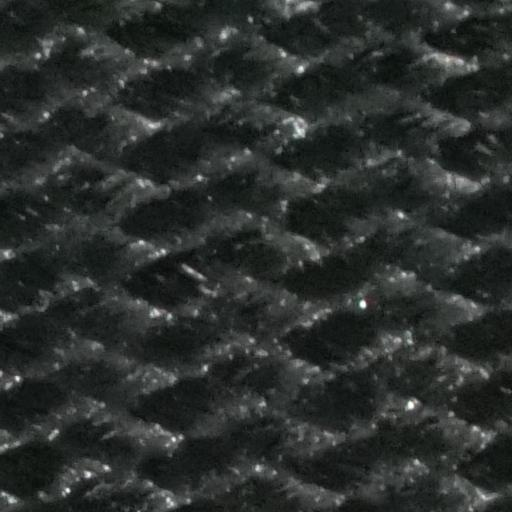
#> input picture dataset/samples/sample_1_angle41.0.jpg, 512 x 512 px
$ python -i gst_baseline.py   (imports and definitions only)
#> lines starting #> are read from the running program, lines starting #| are printed output that depends on the picture
"""Gradient Structure Tensor baseline for fiber-orientation estimation.

This classical computer-vision baseline provides a reference point for
FiberAngleNet.

References:
- Jähne, B. (1993). Spatio-Temporal Image Processing. Springer.
- Bigun, J. & Granlund, G. (1987). Optimal Orientation Detection of Linear Symmetry.
"""

import os
import csv
import argparse
import numpy as np
from PIL import Image
from scipy.ndimage import gaussian_filter
from tqdm import tqdm


def gst_orientation(image, sigma=3.0, rho=15.0, patch_size=32):
    """Estimate local dominant fiber orientation with a structure tensor.

    Args:
        image: Grayscale image with shape ``(H, W)``.
        sigma: Gaussian standard deviation for gradient smoothing.
        rho: Gaussian standard deviation for tensor smoothing.
        patch_size: Block size; one angle is returned per block.

    Returns:
        angles: Per-block acute orientations in degrees, in ``[0, 90)``.
        coherence: Per-block orientation coherence in ``[0, 1]``.
    """
#> called with sigma = 3, rho = 15, patch_size = 32
    H, W = image.shape
#> H = 512; W = 512

    # Step 1: estimate image gradients.
    from scipy.ndimage import sobel

    # Approximate gradients with Sobel operators.
    Gx = sobel(image, axis=1)  # Horizontal gradient.
    Gy = sobel(image, axis=0)  # Vertical gradient.
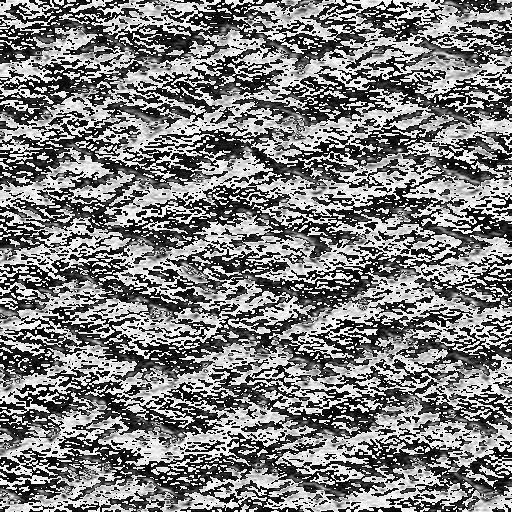
#> Gy: shape (512, 512); min 0, max 255, mean 126.8

    # Optionally smooth the gradients.
    if sigma > 0:
        Gx = gaussian_filter(Gx, sigma=sigma)
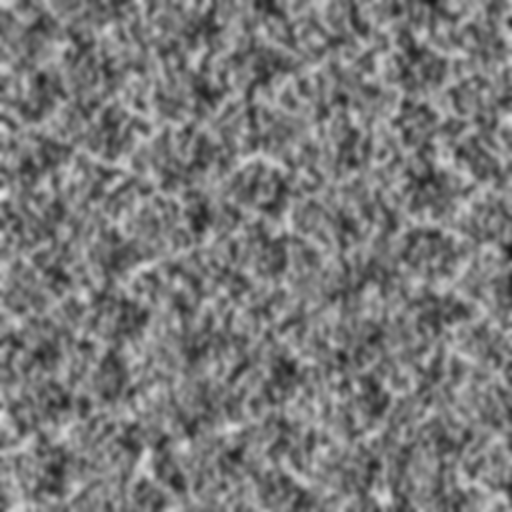
#> Gx: shape (512, 512); min 23, max 230, mean 121.3
        Gy = gaussian_filter(Gy, sigma=sigma)
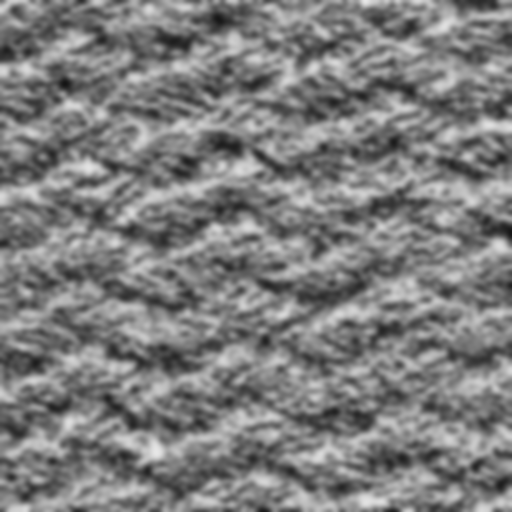
#> Gy: shape (512, 512); min 20, max 232, mean 125.8

    # Step 2: construct structure-tensor components.
    Jxx = Gx * Gx
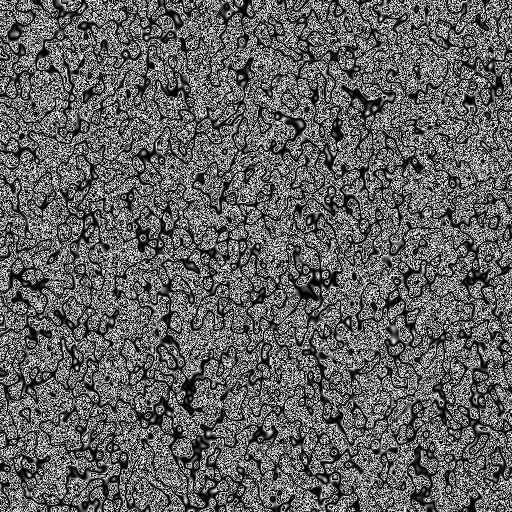
#> Jxx: shape (512, 512); min 0, max 249, mean 98.1
    Jyy = Gy * Gy
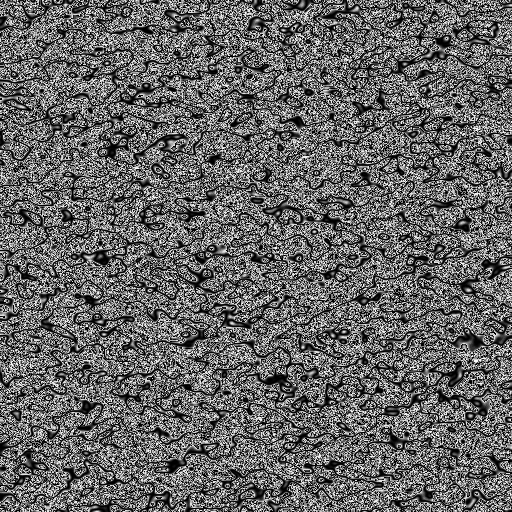
#> Jyy: shape (512, 512); min 0, max 249, mean 102.1
    Jxy = Gx * Gy
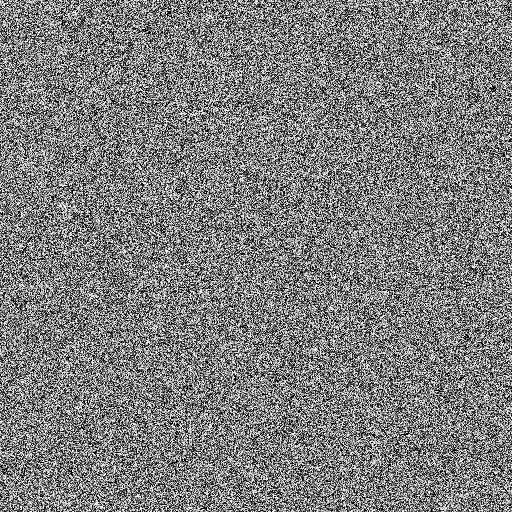
#> Jxy: shape (512, 512); min 0, max 255, mean 125.8

    # Step 3: aggregate the tensor over a Gaussian neighborhood.
    Jxx = gaussian_filter(Jxx, sigma=rho)
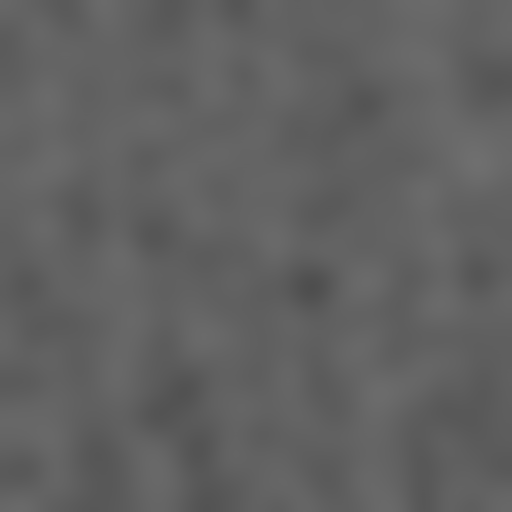
#> Jxx: shape (512, 512); min 78, max 111, mean 97.1
    Jyy = gaussian_filter(Jyy, sigma=rho)
    Jxy = gaussian_filter(Jxy, sigma=rho)

    # Step 4: aggregate blocks and compute the eigensystem.
    n_h = H // patch_size
#> n_h = 16
    n_w = W // patch_size
#> n_w = 16
    angles = np.zeros((n_h, n_w))
    coherence = np.zeros((n_h, n_w))

    for i in range(n_h):
        for j in range(n_w):
            y0, y1 = i * patch_size, (i + 1) * patch_size
            x0, x1 = j * patch_size, (j + 1) * patch_size

            # Sum tensor components within the block.
            jxx = np.sum(Jxx[y0:y1, x0:x1])
            jyy = np.sum(Jyy[y0:y1, x0:x1])
            jxy = np.sum(Jxy[y0:y1, x0:x1])

            # Eigenvalues of the 2x2 matrix [jxx, jxy; jxy, jyy].
            # λ = (jxx + jyy ± sqrt((jxx - jyy)² + 4*jxy²)) / 2
            trace = jxx + jyy
            det = jxx * jyy - jxy * jxy

            if trace == 0:
                angles[i, j] = 0.0
                coherence[i, j] = 0.0
                continue

            discriminant = trace * trace - 4 * det
            if discriminant < 0:
                discriminant = 0

            sqrt_disc = np.sqrt(discriminant)
            lambda1 = (trace + sqrt_disc) / 2   # Larger eigenvalue.
            lambda2 = (trace - sqrt_disc) / 2   # Smaller eigenvalue.

            # Coherence: 1 is perfectly oriented; 0 is isotropic.
            if lambda1 + lambda2 > 0:
                coherence[i, j] = (lambda1 - lambda2) / (lambda1 + lambda2)
            else:
                coherence[i, j] = 0.0

            # Principal direction: eigenvector of the larger eigenvalue.
            # Eigenvector for lambda1: [lambda1 - jyy, jxy].
            vx = lambda1 - jyy
            vy = jxy

            # Convert the orientation to an acute angle in [0, 90).
            if np.abs(vx) > 1e-10:
                angle_rad = np.arctan(np.abs(vy / vx))
            else:
                angle_rad = np.pi / 2

            angles[i, j] = np.degrees(angle_rad)

    return angles, coherence


# [153 lines left out: functions estimate_fiber_angle, run_gst_baseline, grid_search, not called in this run]


# [31 lines not run here, left out]

>>> import cv2
>>> picture = cv2.imread('dataset/samples/sample_1_angle41.0.jpg', cv2.IMREAD_GRAYSCALE)
>>> result = gst_orientation(picture)

$ run again, on dataset/samples/sample_3_angle68.2.jpg
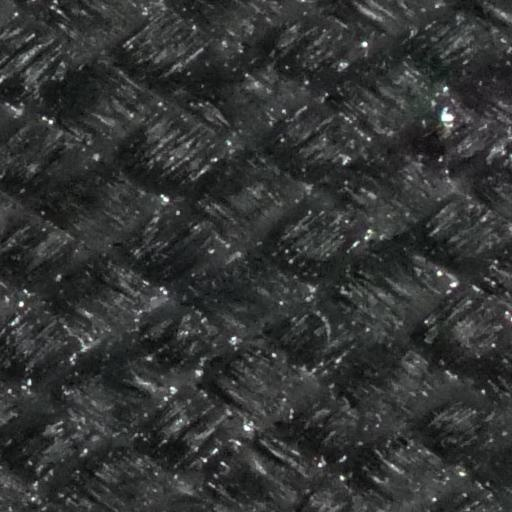
#> input picture dataset/samples/sample_3_angle68.2.jpg, 512 x 512 px
#> in gst_orientation, `Jxy = Gx * Gy`:
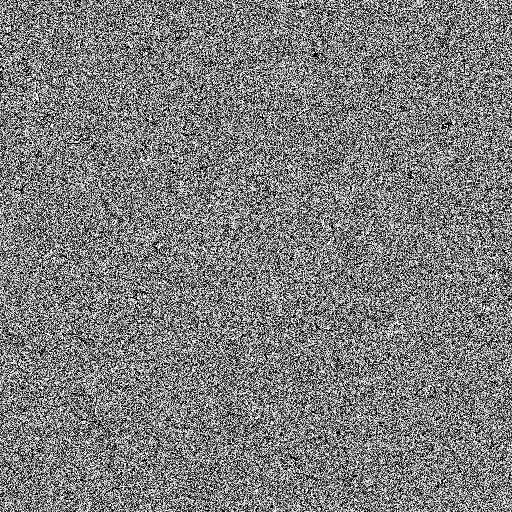
#> Jxy: shape (512, 512); min 0, max 255, mean 125.2
#> in gst_orientation, `Jxx = gaussian_filter(Jxx, sigma=rho)`:
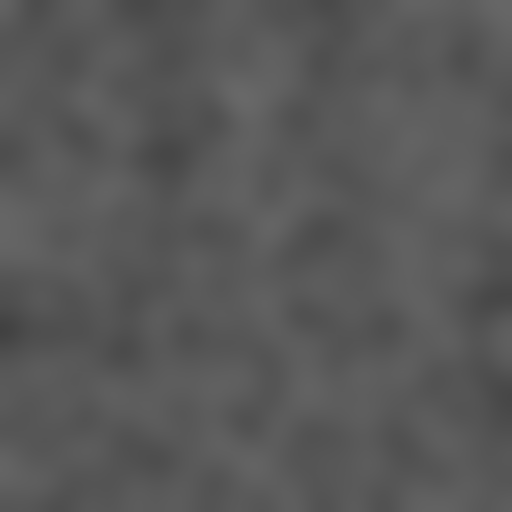
#> Jxx: shape (512, 512); min 65, max 104, mean 88.4

$ run again, on dataset/samples/sample_4_angle79.0.jpg
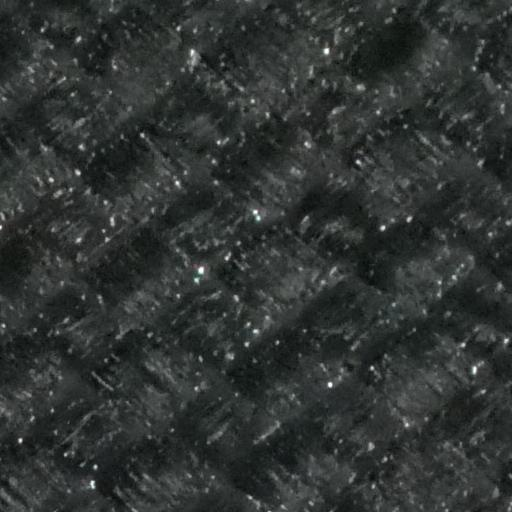
#> input picture dataset/samples/sample_4_angle79.0.jpg, 512 x 512 px
#> in gst_orientation, `Jxy = Gx * Gy`:
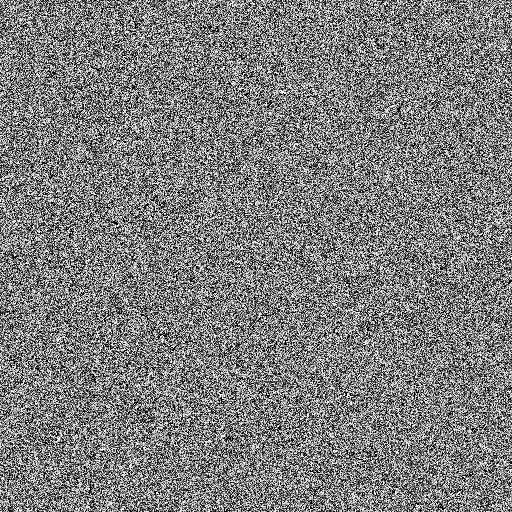
#> Jxy: shape (512, 512); min 0, max 255, mean 125.5
#> in gst_orientation, `Jxx = gaussian_filter(Jxx, sigma=rho)`:
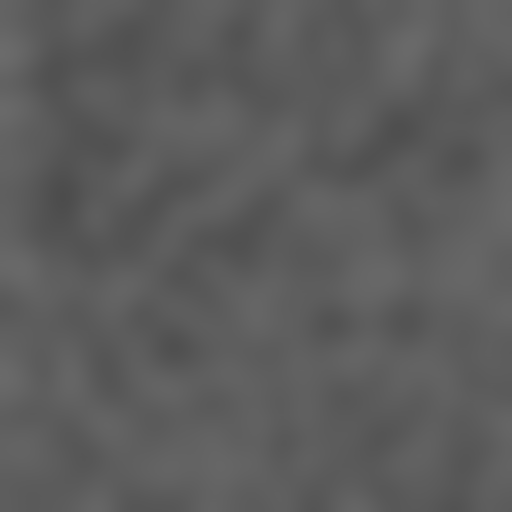
#> Jxx: shape (512, 512); min 76, max 107, mean 92.5

$ run again, on dataset/samples/sample_5_angle86.2.jpg
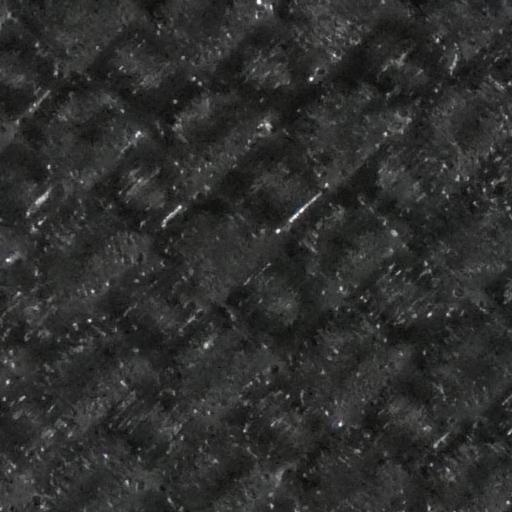
#> input picture dataset/samples/sample_5_angle86.2.jpg, 512 x 512 px
#> in gst_orientation, `Jxx = gaussian_filter(Jxx, sigma=rho)`:
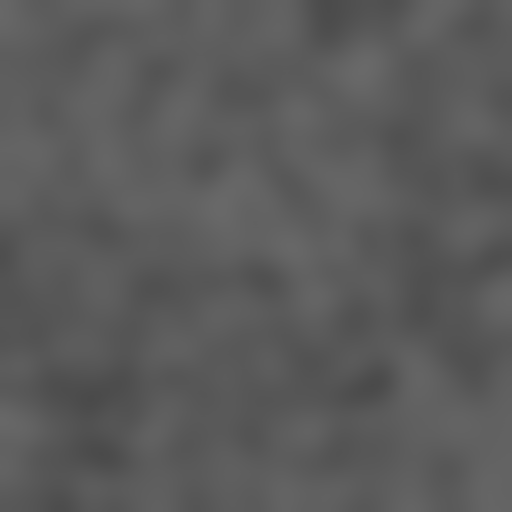
#> Jxx: shape (512, 512); min 74, max 105, mean 90.9
